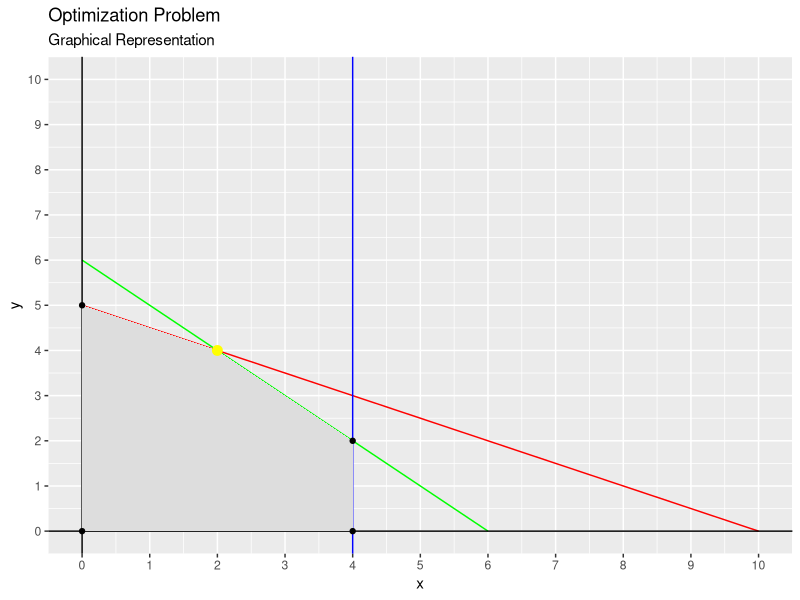

R code for this plot:
library(ggplot2)
c1 = function(x)(36-6*x)/6
c2 = function(x)(10-x)/2
c3 = function(x)(4)
p = ggplot(data = data.frame(x=0),aes(x=x))+
  stat_function(fun=c1,color = 'green')+
  stat_function(fun=c2,color = 'red')+
  geom_vline(xintercept=4,color = 'blue')+
  geom_vline(xintercept=0,color='black')+
  geom_hline(yintercept=0,color='black')+
  scale_x_continuous(breaks=seq(0,10,1),lim=c(0,10))+
  scale_y_continuous(breaks=seq(0,10,1),lim=c(0,10))+
  labs(title='Optimization Problem',subtitle='Graphical Representation',x='x',y='y')
  theme_bw()
f_region = data.frame(x=c(0,4,4,2,0),y=c(0,0,2,4,5))
p = p + geom_polygon(data=f_region,aes(x=x,y=y),fill = '#dddddd') +
  geom_point(data=f_region,aes(x=x,y=y),color='black')
library(lpSolve)
obj = c(4,5)
mat = matrix(c(1,2,6,6,1,0),ncol=2,byrow=TRUE)
dir = c("<=","<=","<=")
rhs = c(10,36,4)
lp = lp("max",obj,mat,dir,rhs)
p = p + geom_point(aes(x=lp$solution[1],y=lp$solution[2]),color='yellow',size=3)
print(p)
